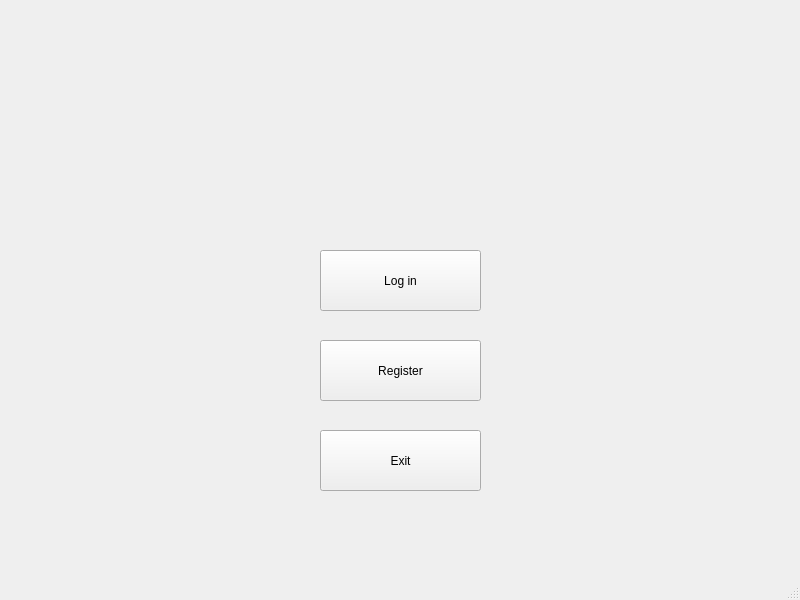
<?xml version="1.0" encoding="UTF-8"?>
<ui version="4.0">
 <class>MainWindow</class>
 <widget class="QMainWindow" name="MainWindow">
  <property name="geometry">
   <rect>
    <x>0</x>
    <y>0</y>
    <width>800</width>
    <height>600</height>
   </rect>
  </property>
  <property name="minimumSize">
   <size>
    <width>800</width>
    <height>600</height>
   </size>
  </property>
  <property name="maximumSize">
   <size>
    <width>800</width>
    <height>600</height>
   </size>
  </property>
  <property name="windowTitle">
   <string>MainPfaffnick</string>
  </property>
  <widget class="QWidget" name="centralwidget">
   <widget class="QPushButton" name="loginBtn">
    <property name="geometry">
     <rect>
      <x>320</x>
      <y>250</y>
      <width>161</width>
      <height>61</height>
     </rect>
    </property>
    <property name="text">
     <string>Log in</string>
    </property>
   </widget>
   <widget class="QPushButton" name="regBtn">
    <property name="geometry">
     <rect>
      <x>320</x>
      <y>340</y>
      <width>161</width>
      <height>61</height>
     </rect>
    </property>
    <property name="text">
     <string>Register</string>
    </property>
   </widget>
   <widget class="QPushButton" name="exitBtn">
    <property name="geometry">
     <rect>
      <x>320</x>
      <y>430</y>
      <width>161</width>
      <height>61</height>
     </rect>
    </property>
    <property name="text">
     <string>Exit</string>
    </property>
   </widget>
  </widget>
  <widget class="QStatusBar" name="statusbar"/>
 </widget>
 <resources/>
 <connections>
  <connection>
   <sender>exitBtn</sender>
   <signal>clicked()</signal>
   <receiver>MainWindow</receiver>
   <slot>close()</slot>
   <hints>
    <hint type="sourcelabel">
     <x>400</x>
     <y>482</y>
    </hint>
    <hint type="destinationlabel">
     <x>399</x>
     <y>299</y>
    </hint>
   </hints>
  </connection>
 </connections>
</ui>
